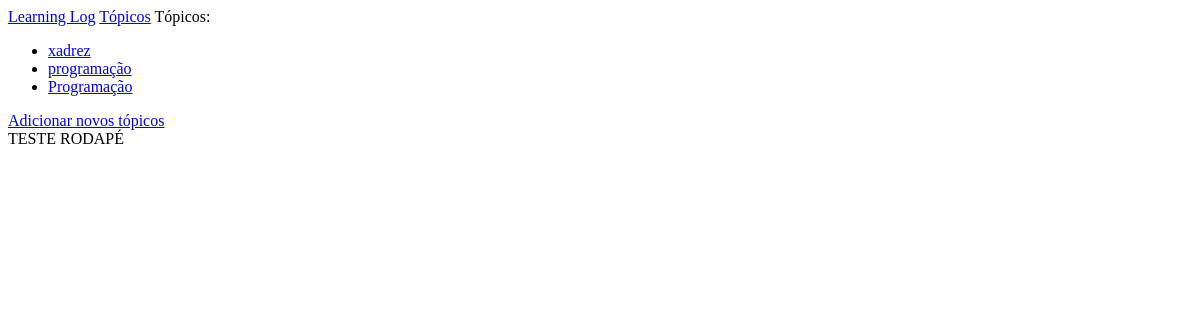
/topics, run on an earlier commit of the app's database.
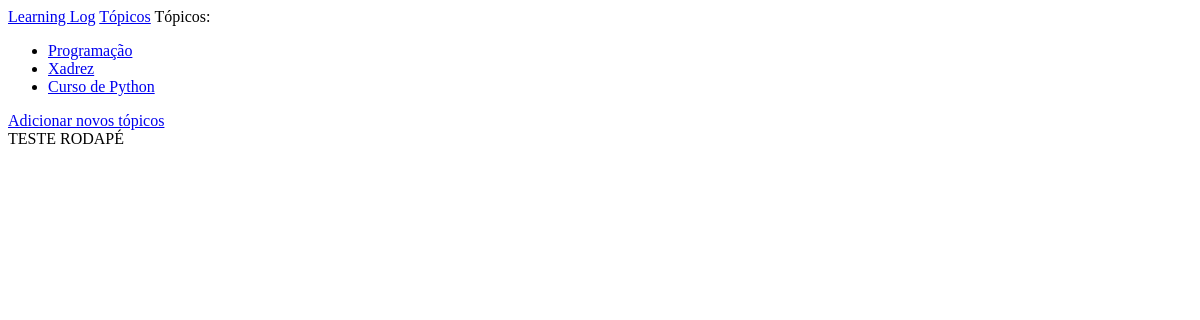
And on a later commit of the database.
### learning_logs/models.py (models this page shows)
class Topic( models.Model):
    text = models.CharField(max_length=200)
    date_added = models.DateTimeField(auto_now_add=True)
    def __str__(self):
        return self.text

### learning_logs/views.py (the view)
# urls.py: path('topics',views.topics, name='topics'),
def topics(request):
    topics = Topic.objects.order_by('date_added')
    context = {'topics': topics}
    return render(request,'learning_logs/topics.html', context)

### learning_logs/templates/learning_logs/topics.html
{% extends "learning_logs/base.html" %}
{% block content%}
    Tópicos:
    <ul>
        {% for topic in topics %}
            <li><a href="{% url 'topic' topic.id %}">{{ topic }}</a></li>
            {% empty %}
                <li>Não há tópicos adicionados</li>
            {% endfor %}
    </ul>
    <a href="{% url 'new_topic' %}">Adicionar novos tópicos</a>
{% endblock content %}

### learning_logs/templates/learning_logs/base.html
<a href="{% url 'index'%}">Learning Log</a>
<a href="{% url 'topics'%}">Tópicos</a>
{% block content %}{% endblock content%}
<footer>TESTE RODAPÉ</footer>

What changed in the data, as far as the page shows it:
removed Topic: text "xadrez"
removed Topic: text "programação"
added Topic: text "Xadrez"
added Topic: text "Curso de Python"
